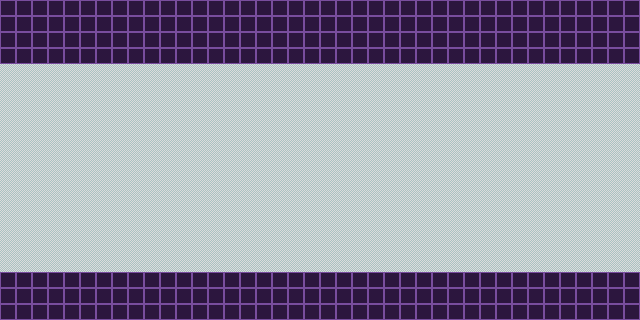

This is a level from a 2D game, rendered from its Tiled map with the project's own tilesets. A one-line summary and the map file follow, with tile-layer data summarised:
An orthogonal 40x20 tile map with 16x16 px tiles, 1 tile layer (Ground), 2 tilesets.

<map version="1.10" tiledversion="1.10.0" orientation="orthogonal" renderorder="right-down" width="40" height="20" tilewidth="16" tileheight="16" infinite="0" nextlayerid="246" nextobjectid="1">
 <tileset firstgid="1" source="Forest Tileset.tsx" />
 <tileset firstgid="4097" source="Prototype Tileset.tsx" />
 <layer id="1" name="Ground" width="40" height="20">
  <data>[800 cells, 800 non-empty, 2 distinct tile ids]</data>
 </layer>
</map>
